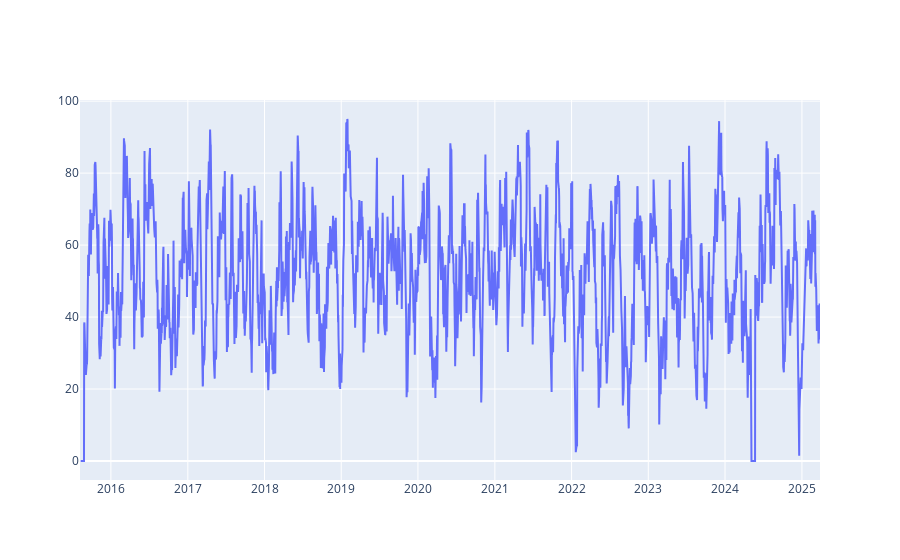

The notebook cell this image was saved under:
### Code cell
def relative_strength_idx(df, n=14):
    close = df['Close']
    delta = close.diff()
    delta = delta[1:]
    pricesUp = delta.copy()
    pricesDown = delta.copy()
    pricesUp[pricesUp < 0] = 0
    pricesDown[pricesDown > 0] = 0
    rollUp = pricesUp.rolling(n).mean()
    rollDown = pricesDown.abs().rolling(n).mean()
    rs = rollUp / rollDown
    rsi = 100.0 - (100.0 / (1.0 + rs))
    return rsi
df['RSI'] = relative_strength_idx(df).fillna(0)
df['RSI_5'] = relative_strength_idx(df, 5).fillna(0)
df['RSI_21'] = relative_strength_idx(df, 21).fillna(0)
df['RSI_55'] = relative_strength_idx(df, 55).fillna(0)
df['RSI_89'] = relative_strength_idx(df, 89).fillna(0)

fig = go.Figure(go.Scatter(x=df.Date, y=df.RSI, name='RSI'))
fig.show()

### Figure 1 — Plotly figure (JSON) as saved in the notebook; plotly's stock layout.template omitted (floating-point values rounded to 4 significant figures; data arrays with more than 128 entries replaced by an {"elided": "..."} marker saying what was removed)
{"data": [{"name": "RSI", "type": "scatter", "x": {"elided": "2427 str values"}, "y": {"elided": "2427 float values"}}], "layout": {}}
